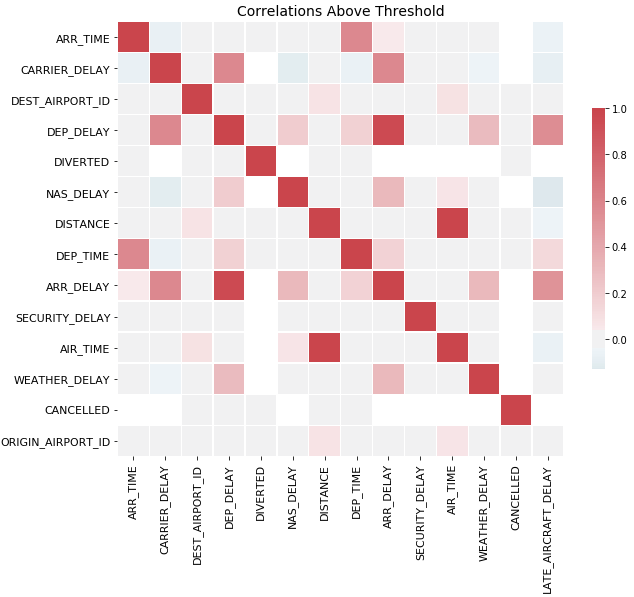

Source code (Python):
from feature_selector import FeatureSelector
import matplotlib.pyplot as plt
import pandas as pd 

if __name__ == '__main__':
    model = pd.read_csv('../Data/FlightClassificationCleaned.csv')
    target = model['ARR_DELAY']
    model.head()
    model = model.drop(columns=['ARR_DELAY', 'ARR_DELAY_BIN'])


    fs = FeatureSelector(data=model, labels=target)

    fs.identify_collinear(correlation_threshold=0.9)

    correlated_features = fs.ops['collinear']
    print(correlated_features[:5])
    fs.record_collinear.head()
    print(fs.plot_collinear())
    # fs.record_collinear.head()
    # graph.savefig('VarCorrelation.png')
